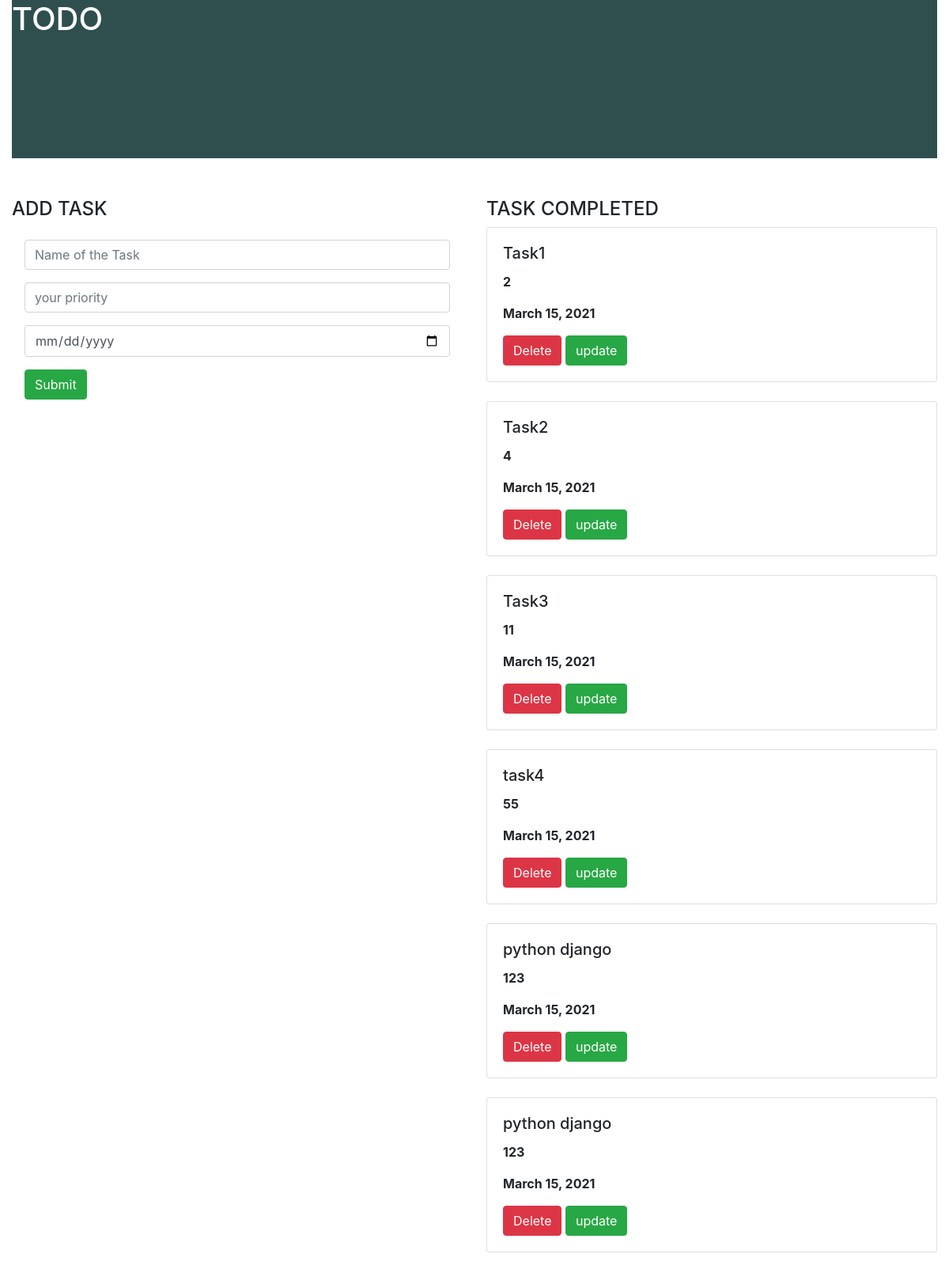
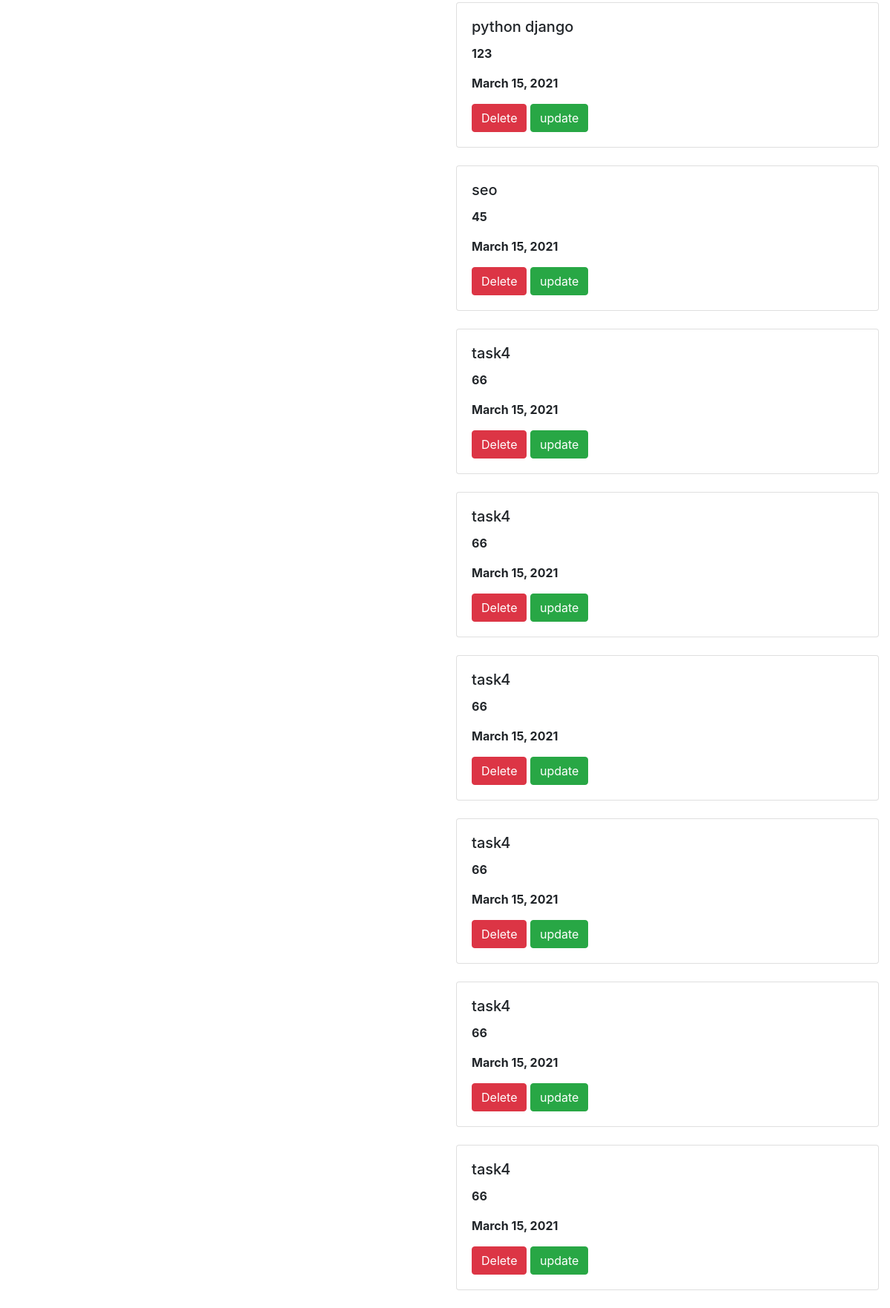
The page / on the database its author committed (2 pictures, top to bottom).
### todo_app/models.py (models this page shows, shortened)
class Task(models.Model):
    name= models.CharField(max_length=100)
    priority= models.IntegerField()
    date=models.DateField(default=datetime.date.today)

### todo_app/views.py (the view)
# urls.py: path('',views.task_view,name='task_view'),
def task_view(request):
    obj1=Task.objects.all()
    if request.method=='POST':
        name=request.POST.get('name')
        priority=request.POST.get('priority')
        date=request.POST.get('date')
        obj=Task(name=name,priority=priority,date=date)
        obj.save()
    return render(request, 'task_view.html',{'obj1':obj1})

### template/task_view.html (shortened to what this page needs)
{% extends 'base.html' %}
 {% block content %}
<div class="container-fluid">
    <div class="row">
        <div class="col-md-12">
            <div class="banner">
                <div class="banner-text">
                    <h1>TODO</h1>
                </div>
            </div>
            <div class="row">
                <div class="col-md-6">
                    <h4>ADD TASK</h4>
                     <form method="post" class="p-3 shadow">
      <div class="form-group">
    <input type="text" name="name" class="form-control" placeholder="Name of the Task">
      </div>
      <div class="form-group">
    <input type="text" name="priority" class="form-control" placeholder="your priority">
      </div>
        <div class="form-group">
    <input type="date" name="date" class="form-control" placeholder="your date">
      </div>
    <input type="submit" class="btn btn-success">
</form>
                </div>
                <div class="col-md-6">
                    <h4>TASK COMPLETED</h4>
                    {% for i in obj1 %}
                    <div class="shadow card">
                    <div class="card-body">
                        <h5 class="card-title">{{i.name}}</h5>
                        <p><b>{{i.priority}}</b></p>
                        <p><b>{{i.date}}</b></p>
                        <a class="btn btn-danger" href="{% url 'delete' i.id %}" >Delete</a>
                        <a class="btn btn-success" href="{% url 'update' i.id %}" >update</a>
                    </div>
                    </div>
                    <br>
                     {% endfor %}
                </div>
            </div>
        </div>
    </div>
</div>
{% endblock %}

### template/base.html (shortened to what this page needs)
{% load static %}
<!DOCTYPE html>
<html lang="en">
<head>
    <link rel="stylesheet" href="https://maxcdn.bootstrapcdn.com/bootstrap/4.0.0/css/bootstrap.min.css">
    <link rel="stylesheet" href="{% static 'style.css' %}">
</head>
<body>
{% block content %}
{% endblock %}
</body>
</html>

### static/style.css (style rules this page uses)
.banner { background-color:darkslategrey; width:100%; height:200px; margin-bottom:50px; }
.banner-text { top:50%; left:50%; transform=translate(-50%,-50%); color:white; }

### rows shown on the page
Task: name "Task1", priority "2", date "March 15, 2021"
Task: name "Task2", priority "4", date "March 15, 2021"
Task: name "Task3", priority "11", date "March 15, 2021"
Task: name "task4", priority "55", date "March 15, 2021"
Task: name "python django", priority "123", date "March 15, 2021"
Task: name "python django", priority "123", date "March 15, 2021"
Task: name "python django", priority "123", date "March 15, 2021"
Task: name "seo", priority "45", date "March 15, 2021"
Task: name "task4", priority "66", date "March 15, 2021"
Task: name "task4", priority "66", date "March 15, 2021"
Task: name "task4", priority "66", date "March 15, 2021"
Task: name "task4", priority "66", date "March 15, 2021"
Task: name "task4", priority "66", date "March 15, 2021"
Task: name "task4", priority "66", date "March 15, 2021"
